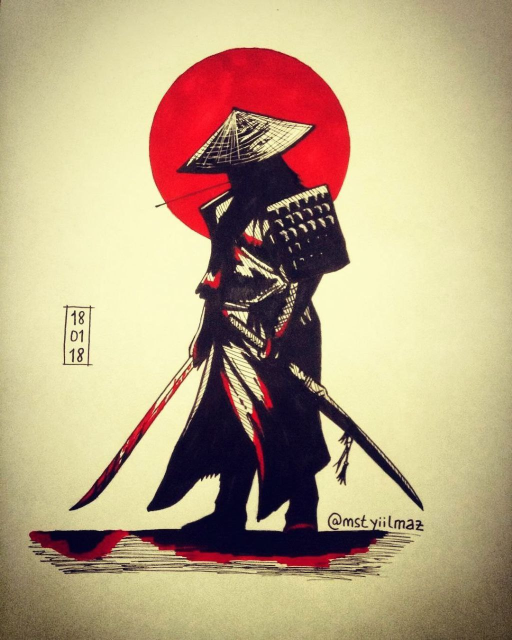
#> input picture handlers/images/sam.jpg, 1024 x 1280 px, given in place of the camera (shown at 1/2 size)
$ python video.py
#> lines starting #> are read from the running program, lines starting #| are printed output that depends on the picture; after the words box and inside, x2 and y2 are one past the last pixel; in counts of white or black regions, pixels touching at a corner belong together
import cv2
import numpy as np

# img = cv2.imread('images/OpenCV.jpg')
# cv2.imshow('Result', img)
#
# cv2.waitKey(0)

cap = cv2.VideoCapture(0)    #'videos/ashaley.mp4'
cap.set(3, 1920)
cap.set(4, 1080)

while True:
    success, img = cap.read()
#> img is the input picture: shape (1280, 1024, 3); mean B, G, R 131.1, 163.9, 185.1
    new_img = np.zeros(img.shape, dtype='uint8')
    img = cv2.cvtColor(img, cv2.COLOR_BGR2GRAY)
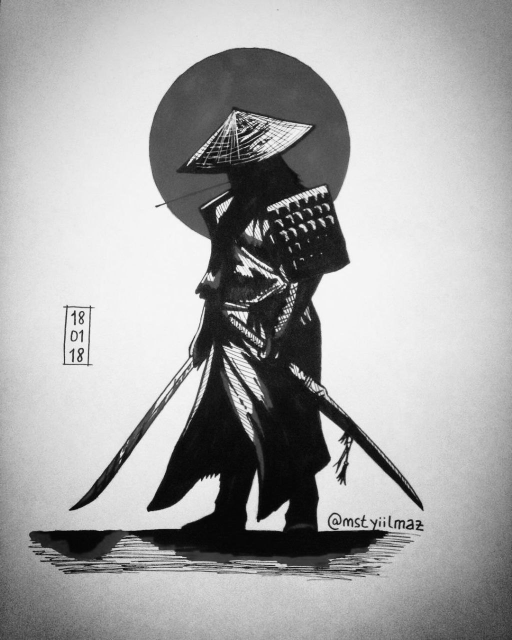
#> img: shape (1280, 1024) (shown at 1/2 size); min 1, max 253, mean 166.5
    img = cv2.GaussianBlur(img, (5, 5), 0)

    img = cv2.Canny(img, 20, 20)
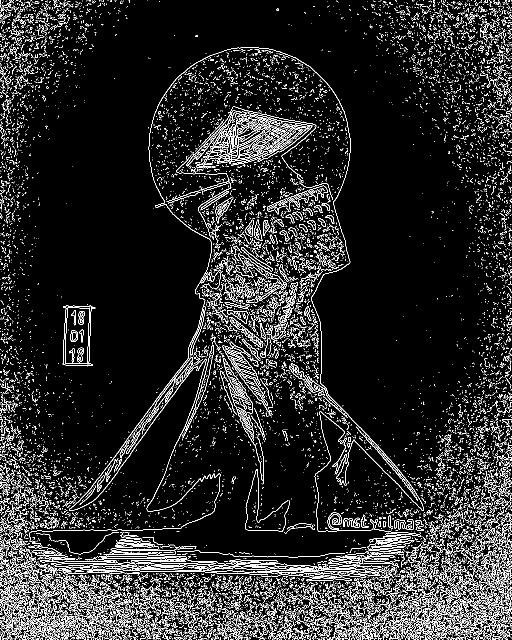
#> img: shape (1280, 1024) (shown at 1/2 size); 9.7% white in thin lines or dots

    kernel = np.ones((2, 2), np.uint8)
    img = cv2.dilate(img, kernel, iterations=1)
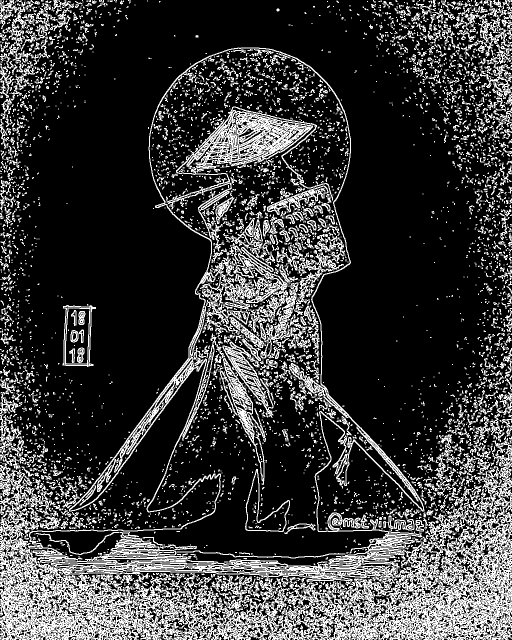
#> img: shape (1280, 1024) (shown at 1/2 size); 22.8% white in thin lines or dots

    img = cv2.erode(img, kernel, iterations=1)
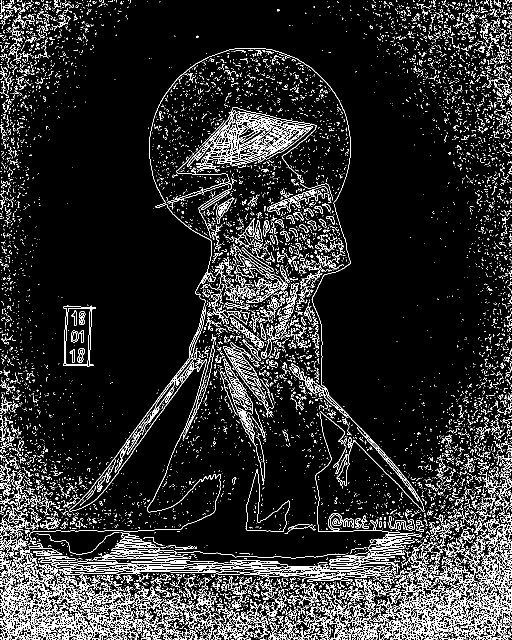
#> img: shape (1280, 1024) (shown at 1/2 size); 11.6% white in thin lines or dots

    con, hir = cv2.findContours(img, cv2.RETR_LIST, cv2.CHAIN_APPROX_NONE)
#> con = 10769 contours, 9535 with area under 20; largest, box (x1, y1, x2, y2) and area: (0, 96, 1024, 1280) 100430, (334, 214, 666, 419) 14694, (139, 739, 378, 1023) 6154, (126, 611, 192, 734) 6101, (131, 616, 181, 729) 4998
    cv2.drawContours(new_img, con, -1, (189, 21, 105), 1)
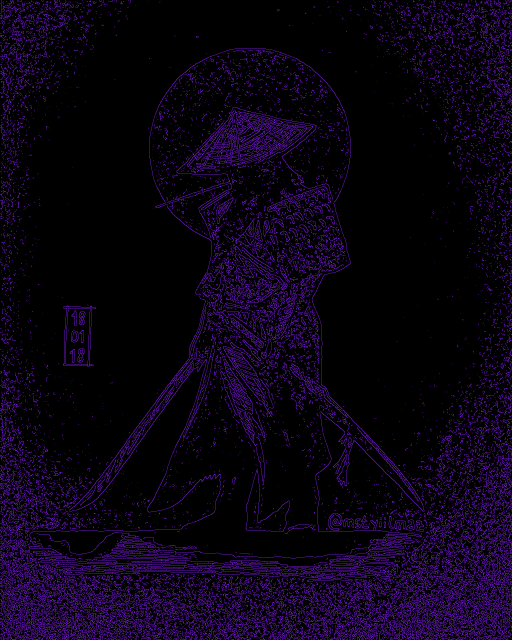
#> new_img: shape (1280, 1024, 3) (shown at 1/2 size); mean of channels 0, 1, 2 20.2, 2.2, 11.2; drawn as B, G, R

    cv2.imshow('Good!', new_img)

    if cv2.waitKey(1) & 0xFF == ord('q'):
#> (key q is pressed here)
        break
